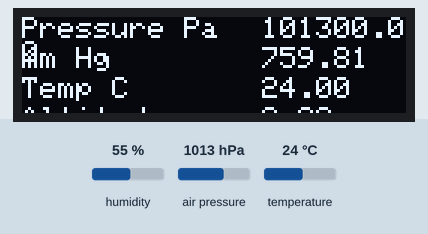
Recording of a sketch running on a simulated Arduino Uno, built with avr-gcc and run on an emulated ATmega328P. On the bench: 128×32 one-colour display. Inputs (shaded band) come from the test bench; at power-on: air pressure 1013 hPa, temperature 24 °C, humidity 55 %.

Above: at 3.2 s.
3.3 s: air pressure set to 952 hPa
At 5.2 s:
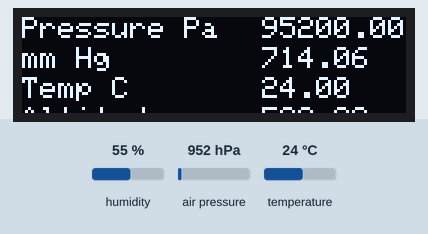
5.5 s: temperature set to 12 °C
At 6.7 s:
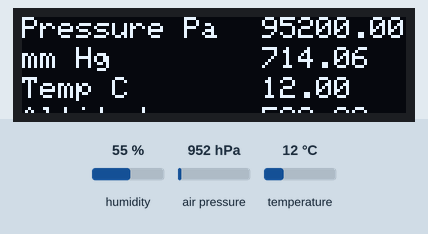
7.7 s: air pressure set to 975 hPa
At 9.2 s:
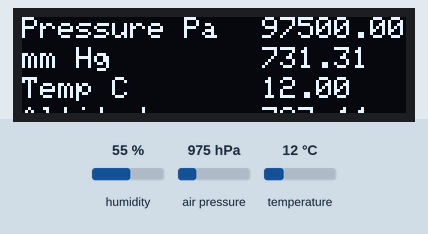
9.9 s: temperature set to 19 °C
At 10.5 s:
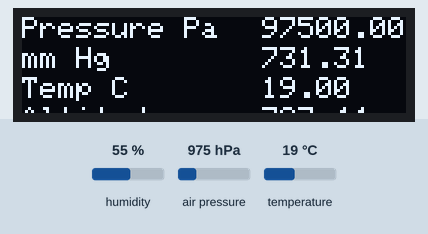
Timing chart, 0 to 12.9 s (numbered marks = the images above; inputs shaded):
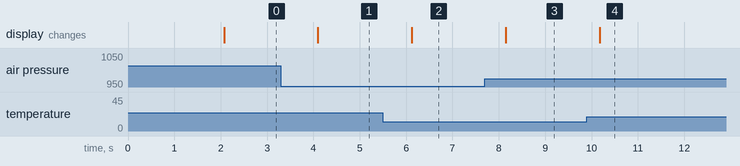

Measured:
- after the input at 3.3 s, the display: changes after 0.80 s (image 1)
- after the input at 5.5 s, the display: changes after 0.62 s (image 2)
- after the input at 7.7 s, the display: changes after 0.45 s (image 3)
- after the input at 9.9 s, the display: changes after 0.28 s (image 4)

The sketch:

oled1306_and_barometer.ino
```cpp
/*********************************************************************
This is an example for SSD1306 based 4 pin OLED
and BME280 barometric pressure sensor
*********************************************************************/

#include <SPI.h>
#include <Wire.h>
#include <Adafruit_GFX.h>
#include <Adafruit_SSD1306.h>

//#undef  SSD1306_128_32
//#define SSD1306_128_64

//#define SSD1306_LCDWIDTH    128
//#define SSD1306_LCDHEIGHT   64

#define OLED_RESET 4
Adafruit_SSD1306 display(OLED_RESET);
// Barometer portion
#include <Adafruit_Sensor.h>
#include <Adafruit_BME280.h>
Adafruit_BME280 bme; // I2C
#define SEALEVELPRESSURE_HPA (1013.25)

void setup()   {
  Serial.println("about to start");
  Serial.begin(9600);
  if (!bme.begin(0x76)) {
    Serial.println("Could not find a valid BME280 sensor, check wiring!");
    while (1);
  }
  // by default, we'll generate the high voltage from the 3.3v line internally! (neat!)
  display.begin(SSD1306_SWITCHCAPVCC, 0x3C);  // initialize with the I2C addr 0x3C (for the 128x64)
  // init done

  // Clear the buffer.
  display.clearDisplay();

  // text display tests
  display.setTextSize(1);
  display.setTextColor(WHITE);
  display.setCursor(0,0);
  display.println("Hello, world!!!!!");
  display.display();
  delay(2000);

}

void loop() {
  float bp   = bme.readPressure();
  float t    = bme.readTemperature();
  float alt  = bme.readAltitude(1013.25);
  float mmHg = bp/133.322365;
  float hum  = bme.readHumidity();
  // Pressure is returned in the SI units of Pascals.
  // 100 Pascals = 1 hPa = 1 millibar. Often times barometric pressure is reported in millibar or inches-mercury.
  // For future reference 1 pascal =0.000295333727 inches of mercury, or 1 inch Hg = 3386.39 Pascal.
  // So if you take the pascal value of say 100734 and divide by 3389.39 you'll get 29.72 inches-Hg.
  //

  // Clear the buffer.
  display.clearDisplay();
  display.setTextSize( 1);
  display.setTextColor(WHITE);

  display.setCursor(0,0);
  display.print(    "Pressure Pa");
  display.setCursor(80,0);
  display.print(    bp);

  display.setCursor(0,10);
  display.print(    "mm Hg");
  display.setCursor(80,10);
  display.print(    mmHg);


  display.setCursor(0,20);
  display.print(    "Temp C");
  display.setCursor(80,20);
  display.print(    t);

  display.setCursor(0,30);
  display.print(    "Altitude");
  display.setCursor(80,30);
  display.print(    alt);

  display.setCursor(0,40);
  display.print(    "Humidity");
  display.setCursor(80,40);
  display.print(    hum);


  display.display();
  delay(2000);
}
```
